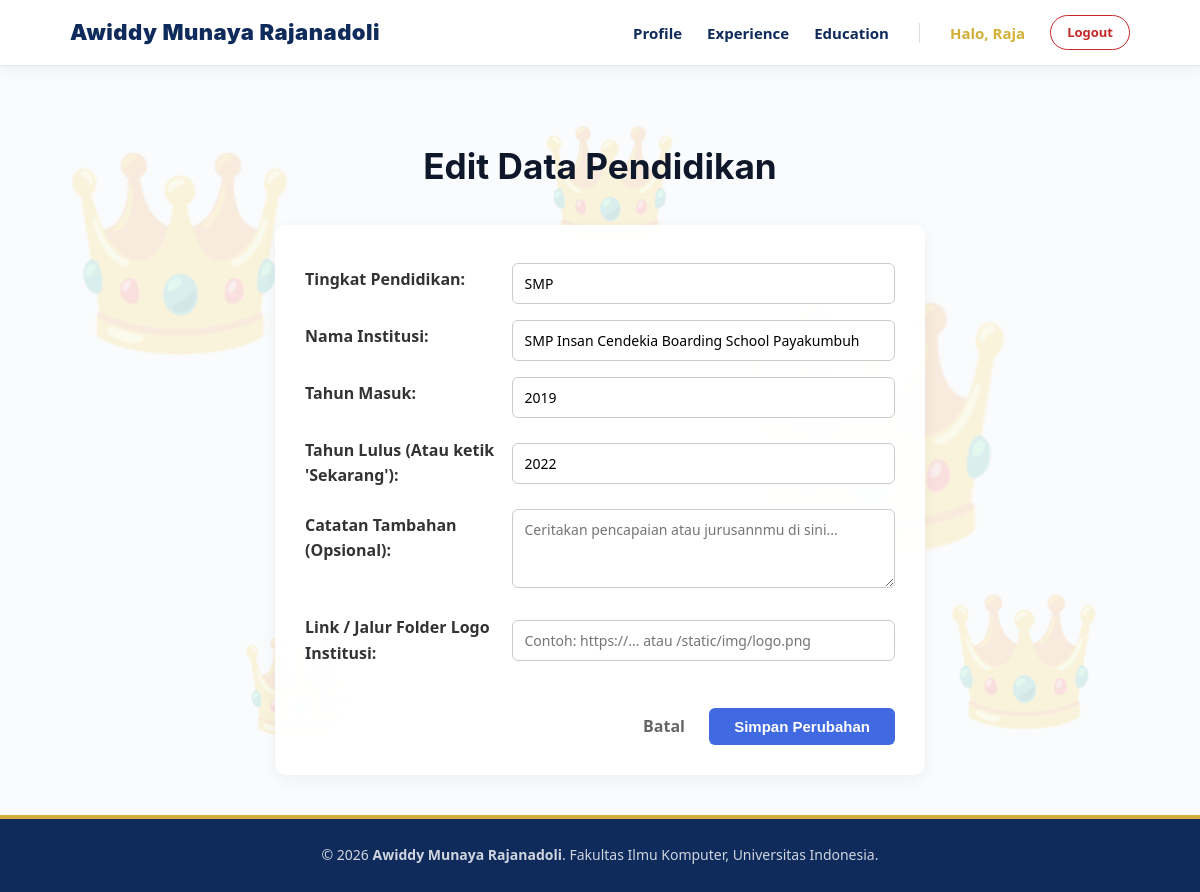
/education/bec8aa58-de29-47cc-b317-ffcbbbb620f7/update/ (signed in), run on the app's committed database.
### main/models.py (models this page shows, shortened)
class Education(models.Model):
    id = models.UUIDField(primary_key=True, default=uuid.uuid4, editable=False)
    level = models.CharField(max_length=50)
    institution_name = models.CharField(max_length=255)
    start_year = models.IntegerField()
    end_year = models.CharField(max_length=20)
    description = models.TextField(blank=True, null=True)
    logo_url = models.CharField(max_length=500, blank=True, null=True)

### main/views.py (the view)
# urls.py: path("education/<uuid:education_id>/update/", update_education, name="update_education"),
@login_required(login_url='/login')
def update_education(request, education_id):
    if not (request.user.is_superuser or is_editor(request.user)):
        return HttpResponseForbidden("Akses Ditolak: Minimal peran Editor diperlukan untuk mengubah data.")
    education = get_object_or_404(Education, pk=education_id)
    form = EducationForm(request.POST or None, instance=education)
    if request.method == "POST" and form.is_valid():
        form.save()
        messages.success(request, "Data pendidikan berhasil diperbarui!")
        return redirect("main:show_education")
    context = {
        "name": "Awiddy Munaya Rajanadoli",
        "form": form,
        "education": education,
    }
    return render(request, "update_education.html", context)

### templates/update_education.html (shortened to what this page needs)
{% extends 'base.html' %}
{% load static %}
{% block content %}
    <section class="main-content">
        <div class="section-header" style="text-align: center; margin-bottom: 30px;">
            <h1 style="margin-top: 2rem;">Edit Data Pendidikan</h1>
        </div>
        <div class="form-container" style="max-width: 650px; margin: 0 auto; padding: 30px; background-color: rgba(255, 255, 255, 0.95); border-radius: 12px; box-shadow: 0 4px 15px rgba(0,0,0,0.05);">
            <form method="POST">
                <table class="custom-form-table" style="width: 100%; border-collapse: collapse;">
                    {{ form.as_table }}
                </table>
                <div style="margin-top: 30px; text-align: right;">
                    <a href="{% url 'main:show_education' %}" style="text-decoration: none; color: #666; margin-right: 20px; font-weight: bold;">Batal</a>
                    <button type="submit" style="padding: 10px 25px; background-color: #4169E1; color: white; border: none; border-radius: 6px; cursor: pointer; font-weight: bold; font-size: 15px; transition: 0.2s;">Simpan Perubahan</button>
                </div>
            </form>
        </div>
    </section>
{% endblock content %}

### templates/base.html (shortened to what this page needs)
{% load static %}
<!DOCTYPE html>
<html lang="en">
<head>
    <link rel="stylesheet" href="https://cdnjs.cloudflare.com/ajax/libs/font-awesome/6.4.0/css/all.min.css">
    <link rel="stylesheet" href="{% static 'css/style.css' %}">
</head>
<body style="background-color: #fafbfc; margin: 0; font-family: 'Segoe UI', Tahoma, Geneva, Verdana, sans-serif;">
    <div class="floating-crown crown1">👑</div>
    <div class="floating-crown crown2">👑</div>
    <div class="floating-crown crown3">👑</div>
    <div class="floating-crown crown4">👑</div>
    <div class="floating-crown crown5">👑</div>
    <header class="site-header" style="background-color: rgba(255, 255, 255, 0.95); backdrop-filter: blur(10px); position: sticky; top: 0; z-index: 100; box-shadow: 0 2px 15px rgba(15, 43, 91, 0.08); padding: 15px 0;">
      <div class="container" style="display: flex; justify-content: space-between; align-items: center; max-width: 1100px; margin: 0 auto; padding: 0 20px;">
          <a href="{% url 'main:show_main' %}" class="brand" style="font-size: 22px; font-weight: 900; color: #0f2b5b; text-decoration: none; letter-spacing: 0.5px;">{{ name }}</a>
          <nav style="display: flex; align-items: center; gap: 25px;">
              <a href="{% url 'main:show_main' %}" style="color: #0f2b5b; font-weight: 700; text-decoration: none; font-size: 15px; transition: color 0.2s;">Profile</a>
              <a href="{% url 'main:show_experience' %}" style="color: #0f2b5b; font-weight: 700; text-decoration: none; font-size: 15px; transition: color 0.2s;">Experience</a>
              <a href="{% url 'main:show_education' %}" style="color: #0f2b5b; font-weight: 700; text-decoration: none; font-size: 15px; transition: color 0.2s;">Education</a>
              {% if user.is_authenticated %}
                  <span style="color: #D4AF37; font-weight: bold; font-size: 15px;">Halo, {{ user.username }}</span>
                  <a href="{% url 'main:logout' %}" style="color: #c62828; border: 1px solid #c62828; padding: 6px 16px; border-radius: 20px; text-decoration: none; font-size: 13px; font-weight: bold; transition: all 0.2s;">Logout</a>
              {% endif %}
          </nav>
      </div>
    </header>
    <main style="min-height: 80vh;">
        {% block content %}
        {% endblock content %}
    </main>
    <footer class="site-footer" style="background-color: #0f2b5b; color: rgba(255, 255, 255, 0.8); text-align: center; padding: 25px 0; border-top: 4px solid #D4AF37; margin-top: auto;">
        <div class="container">
            <p style="margin: 0; font-size: 14px;">&copy; 2026 <strong>{{ name }}</strong>. Fakultas Ilmu Komputer, Universitas Indonesia.</p>
        </div>
    </footer>
</body>
</html>

### static/css/style.css (style rules this page uses)
* { margin: 0; padding: 0; box-sizing: border-box; }
:root { --ink: #0f172a; --paper: #fdfdfc; --accent: #D4AF37; --accent-dark: #b8860b; --royal-blue: #4169E1; --royal-blue-dark: #27408B; --line: #e2e8f0; --text-muted: #475569; --radius: 6px; }
body { font-family: -apple-system, "Segoe UI", Roboto, Helvetica, Arial, sans-serif; color: var(--ink); background-color: var(--paper); line-height: 1.6; }
h1, .brand { font-family: "Space Grotesk", -apple-system, sans-serif; }
.container { max-width: 960px; margin: 0 auto; padding: 0 1.5rem; }
.site-header { border-bottom: 1px solid var(--line); }
.site-header .container { display: flex; justify-content: space-between; align-items: center; padding: 1.25rem 1.5rem; }
.brand { font-size: 1.3rem; font-weight: 700; color: var(--ink); text-decoration: none; }
.site-header nav { display: flex; gap: 2rem; }
.site-header nav a { color: var(--ink); text-decoration: none; font-size: 0.95rem; }
.site-footer { padding: 1.5rem; color: var(--text-muted); font-size: 0.85rem; border-top: 1px solid var(--line); }
.main-content { padding: 40px 20px; max-width: 900px; margin: 0 auto; }
.section-header { margin-bottom: 30px; }
.section-header h1 { font-size: 2.2rem; margin-bottom: 8px; color: #0f172a; }
.floating-crown { position: fixed; opacity: 0.15; z-index: -1; }
.crown1 { top: 10%; left: 5%; font-size: 12rem; animation: gerakNaikTurun 7s ease-in-out infinite; }
.crown2 { bottom: 15%; right: 8%; font-size: 8rem; animation: gerakDiagonal 9s ease-in-out infinite alternate; }
.crown3 { top: 25%; right: 15%; font-size: 15rem; animation: gerakPutar 15s linear infinite; }
.crown4 { bottom: 15%; left: 20%; font-size: 6rem; animation: gerakNaikTurun 6s ease-in-out infinite 2s; }
.crown5 { top: 10%; left: 45%; font-size: 7rem; animation: gerakNaikTurun 8s ease-in-out infinite 1s; }

### templates/update_education.html (style rules this page uses)
.custom-form-table th { text-align: left; vertical-align: top; padding: 12px 15px 12px 0; width: 35%; font-weight: bold; color: #333; }
.custom-form-table td { padding: 8px 0; }
.custom-form-table input, .custom-form-table textarea { width: 100%; padding: 10px 12px; border: 1px solid #ccc; border-radius: 6px; box-sizing: border-box; font-family: inherit; font-size: 14px; }

### data on the page
Education: level "SMP", institution_name "SMP Insan Cendekia Boarding School Payakumbuh", start_year "2019", end_year "2022"

### other printed values
{{ name }} "Awiddy Munaya Rajanadoli"
{{ user.username }} "Raja"
